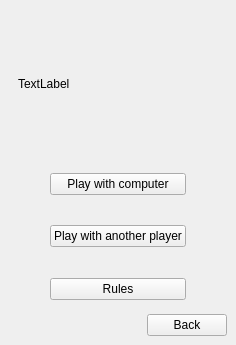
<?xml version="1.0" encoding="UTF-8"?>
<ui version="4.0">
 <class>pregamechoiseandrules</class>
 <widget class="QMainWindow" name="pregamechoiseandrules">
  <property name="geometry">
   <rect>
    <x>0</x>
    <y>0</y>
    <width>236</width>
    <height>345</height>
   </rect>
  </property>
  <property name="minimumSize">
   <size>
    <width>236</width>
    <height>345</height>
   </size>
  </property>
  <property name="maximumSize">
   <size>
    <width>236</width>
    <height>345</height>
   </size>
  </property>
  <property name="windowTitle">
   <string>MainWindow</string>
  </property>
  <widget class="QWidget" name="centralwidget">
   <layout class="QGridLayout" name="gridLayout">
    <item row="0" column="0">
     <spacer name="horizontalSpacer_4">
      <property name="orientation">
       <enum>Qt::Horizontal</enum>
      </property>
      <property name="sizeHint" stdset="0">
       <size>
        <width>0</width>
        <height>20</height>
       </size>
      </property>
     </spacer>
    </item>
    <item row="0" column="1">
     <widget class="QLabel" name="lbMovie">
      <property name="minimumSize">
       <size>
        <width>200</width>
        <height>150</height>
       </size>
      </property>
      <property name="text">
       <string>TextLabel</string>
      </property>
     </widget>
    </item>
    <item row="0" column="2">
     <spacer name="horizontalSpacer_5">
      <property name="orientation">
       <enum>Qt::Horizontal</enum>
      </property>
      <property name="sizeHint" stdset="0">
       <size>
        <width>0</width>
        <height>20</height>
       </size>
      </property>
     </spacer>
    </item>
    <item row="1" column="0" colspan="3">
     <layout class="QVBoxLayout" name="verticalLayout_2">
      <item>
       <spacer name="verticalSpacer_3">
        <property name="orientation">
         <enum>Qt::Vertical</enum>
        </property>
        <property name="sizeHint" stdset="0">
         <size>
          <width>20</width>
          <height>40</height>
         </size>
        </property>
       </spacer>
      </item>
      <item>
       <layout class="QHBoxLayout" name="horizontalLayout">
        <item>
         <spacer name="horizontalSpacer_2">
          <property name="orientation">
           <enum>Qt::Horizontal</enum>
          </property>
          <property name="sizeHint" stdset="0">
           <size>
            <width>40</width>
            <height>20</height>
           </size>
          </property>
         </spacer>
        </item>
        <item>
         <layout class="QVBoxLayout" name="verticalLayout">
          <item>
           <widget class="QPushButton" name="pushButton_2">
            <property name="text">
             <string>Play with computer</string>
            </property>
           </widget>
          </item>
          <item>
           <spacer name="verticalSpacer">
            <property name="orientation">
             <enum>Qt::Vertical</enum>
            </property>
            <property name="sizeHint" stdset="0">
             <size>
              <width>20</width>
              <height>40</height>
             </size>
            </property>
           </spacer>
          </item>
          <item>
           <widget class="QPushButton" name="pushButton">
            <property name="text">
             <string>Play with another player</string>
            </property>
           </widget>
          </item>
          <item>
           <spacer name="verticalSpacer_2">
            <property name="orientation">
             <enum>Qt::Vertical</enum>
            </property>
            <property name="sizeHint" stdset="0">
             <size>
              <width>20</width>
              <height>40</height>
             </size>
            </property>
           </spacer>
          </item>
          <item>
           <widget class="QPushButton" name="pushButton_3">
            <property name="text">
             <string>Rules</string>
            </property>
           </widget>
          </item>
         </layout>
        </item>
        <item>
         <spacer name="horizontalSpacer">
          <property name="orientation">
           <enum>Qt::Horizontal</enum>
          </property>
          <property name="sizeHint" stdset="0">
           <size>
            <width>40</width>
            <height>20</height>
           </size>
          </property>
         </spacer>
        </item>
       </layout>
      </item>
      <item>
       <spacer name="verticalSpacer_4">
        <property name="orientation">
         <enum>Qt::Vertical</enum>
        </property>
        <property name="sizeHint" stdset="0">
         <size>
          <width>20</width>
          <height>40</height>
         </size>
        </property>
       </spacer>
      </item>
     </layout>
    </item>
    <item row="2" column="0" colspan="3">
     <layout class="QHBoxLayout" name="horizontalLayout_2">
      <item>
       <spacer name="horizontalSpacer_3">
        <property name="orientation">
         <enum>Qt::Horizontal</enum>
        </property>
        <property name="sizeHint" stdset="0">
         <size>
          <width>40</width>
          <height>20</height>
         </size>
        </property>
       </spacer>
      </item>
      <item>
       <layout class="QVBoxLayout" name="verticalLayout_3">
        <item>
         <spacer name="verticalSpacer_5">
          <property name="orientation">
           <enum>Qt::Vertical</enum>
          </property>
          <property name="sizeHint" stdset="0">
           <size>
            <width>20</width>
            <height>40</height>
           </size>
          </property>
         </spacer>
        </item>
        <item>
         <widget class="QPushButton" name="pushButton_4">
          <property name="text">
           <string>Back</string>
          </property>
         </widget>
        </item>
       </layout>
      </item>
     </layout>
    </item>
   </layout>
  </widget>
 </widget>
 <resources/>
 <connections/>
</ui>
